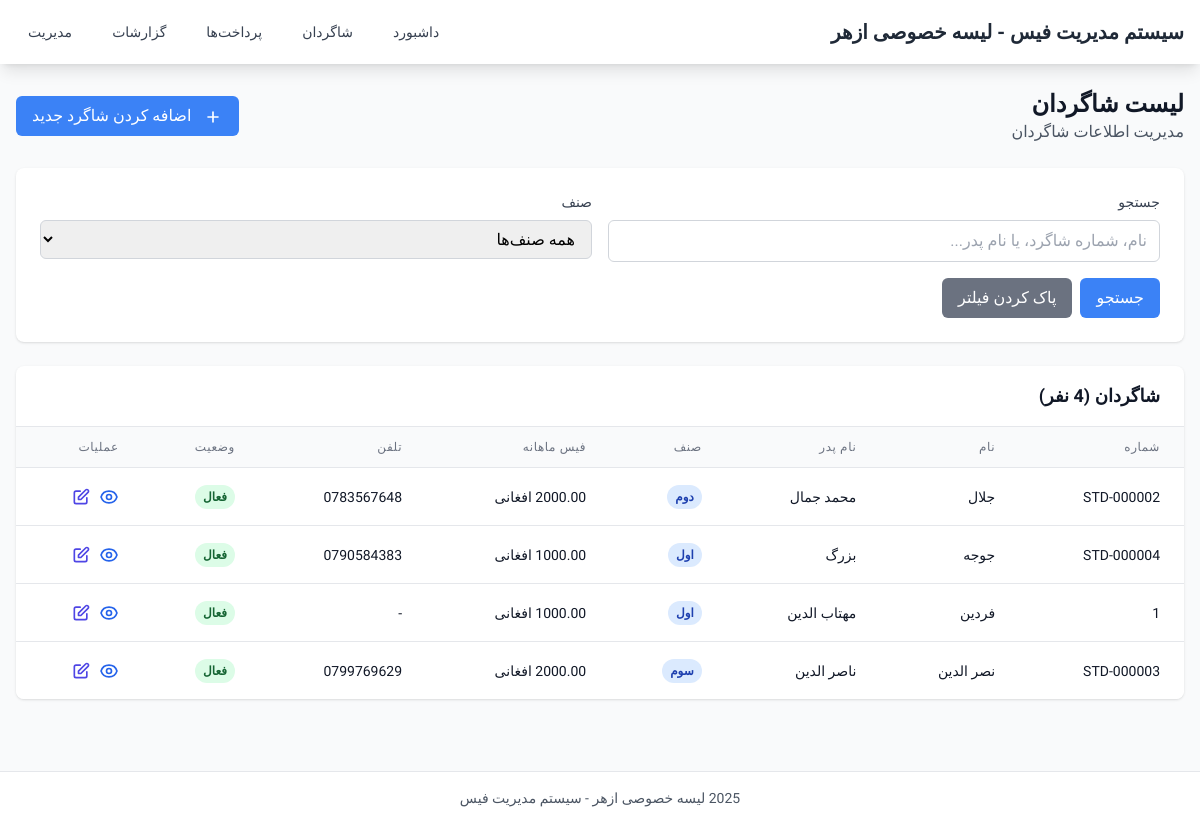
/students/, run on an earlier commit of the app's database.
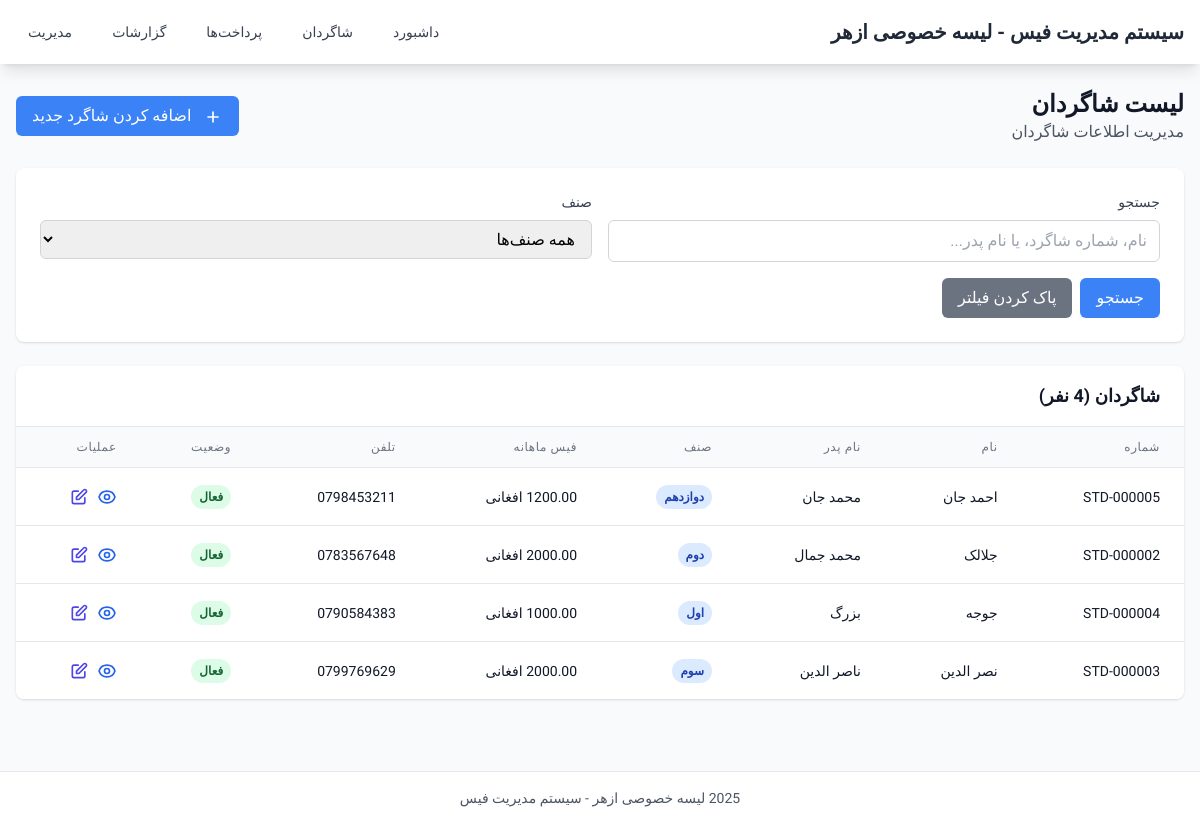
And on a later commit of the database.
### school_management/models.py (models this page shows, shortened)
class Student(models.Model):
    student_id = models.CharField(
        max_length=50,
        unique=True,
        verbose_name="شماره شاگرد",
        blank=True,
        null=True,
        editable=False,
    )
    name = models.CharField(
        max_length=255,
        verbose_name="نام شاگرد"
    )
    father_name = models.CharField(
        max_length=255,
        verbose_name="نام پدر"
    )
    class_name = models.CharField(
        max_length=100,
        verbose_name="صنف"
    )
    phone = models.CharField(
        max_length=20,
        blank=True,
        null=True,
        verbose_name="تلفن"
    )
    monthly_fee = models.DecimalField(
        max_digits=10,
        decimal_places=2,
        validators=[MinValueValidator(Decimal('0.01'))],
        verbose_name="فیس ماهانه"
    )
    registration_date = models.DateField(
        default=timezone.now,
        verbose_name="تاریخ ثبت نام"
    )
    is_active = models.BooleanField(
        default=True,
        verbose_name="فعال"
    )
    created_at = models.DateTimeField(
        auto_now_add=True,
        verbose_name="تاریخ ایجاد"
    )
    updated_at = models.DateTimeField(
        auto_now=True,
        verbose_name="تاریخ به روز رسانی"
    )
    class Meta:
        verbose_name = "شاگرد"
        verbose_name_plural = "شاگردان"
        ordering = ['name']

### school_management/views.py (the view)
# urls.py: path('students/', views.student_list, name='student_list'),
def student_list(request):
    form = StudentSearchForm(request.GET)
    students = Student.objects.all().order_by('name')
    if form.is_valid():
        search = form.cleaned_data.get('search')
        class_filter = form.cleaned_data.get('class_filter')
        if search:
            students = students.filter(
                Q(name__icontains=search) |
                Q(student_id__icontains=search) |
                Q(father_name__icontains=search)
            )
        if class_filter:
            students = students.filter(class_name=class_filter)
    paginator = Paginator(students, 20)
    page_number = request.GET.get('page')
    page_obj = paginator.get_page(page_number)
    context = {
        'form': form,
        'page_obj': page_obj,
        'students': page_obj,
    }
    return render(request, 'school_management/student_list.html', context)

### school_management/forms.py
class StudentSearchForm(forms.Form):
    search = forms.CharField(
        required=False,
        widget=forms.TextInput(attrs={
            'class': 'w-full px-3 py-2 border border-gray-300 rounded-md focus:outline-none focus:ring-2 focus:ring-blue-500',
            'placeholder': 'جستجو بر اساس نام، شماره شاگرد یا نام پدر...'
        }),
        label='جستجو'
    )
    class_filter = forms.ChoiceField(
        required=False,
        widget=forms.Select(attrs={
            'class': 'px-3 py-2 border border-gray-300 rounded-md focus:outline:none focus:ring-2 focus:ring-blue-500'
        }),
        label='فیلتر بر اساس صنف'
    )
    def __init__(self, *args, **kwargs):
        super().__init__(*args, **kwargs)
        classes = Student.objects.values_list('class_name', flat=True).distinct().order_by('class_name')
        class_choices = [('', 'همه صنف‌ها')] + [(cls, cls) for cls in classes if cls]
        self.fields['class_filter'].choices = class_choices

### templates/school_management/student_list.html (shortened to what the changed rows need)
{% extends 'base.html' %}
{% block content %}
<div class="space-y-6">
    <div class="flex justify-between items-center">
        <div>
            <h2 class="text-2xl font-bold text-gray-900">لیست شاگردان</h2>
        </div>
    </div>
    <div class="bg-white rounded-lg shadow overflow-hidden">
        <div class="overflow-x-auto">
            <table class="min-w-full divide-y divide-gray-200 table-hover">
                <thead class="bg-gray-50">
                    <tr>
                        <th class="px-6 py-3 text-right text-xs font-medium text-gray-500 uppercase tracking-wider">شماره</th>
                        <th class="px-6 py-3 text-right text-xs font-medium text-gray-500 uppercase tracking-wider">نام</th>
                        <th class="px-6 py-3 text-right text-xs font-medium text-gray-500 uppercase tracking-wider">نام پدر</th>
                        <th class="px-6 py-3 text-right text-xs font-medium text-gray-500 uppercase tracking-wider">صنف</th>
                        <th class="px-6 py-3 text-right text-xs font-medium text-gray-500 uppercase tracking-wider">فیس ماهانه</th>
                        <th class="px-6 py-3 text-right text-xs font-medium text-gray-500 uppercase tracking-wider">تلفن</th>
                        <th class="px-6 py-3 text-right text-xs font-medium text-gray-500 uppercase tracking-wider">وضعیت</th>
                        <th class="px-6 py-3 text-right text-xs font-medium text-gray-500 uppercase tracking-wider">عملیات</th>
                    </tr>
                </thead>
                <tbody class="bg-white divide-y divide-gray-200">
                    {% for student in page_obj|default:students %}
                    <tr class="cursor-pointer" onclick="window.location.href='{% url 'student_detail' student.pk %}'">
                        <td class="px-6 py-4 whitespace-nowrap text-sm font-medium text-gray-900">
                            {{ student.student_id }}
                        </td>
                        <td class="px-6 py-4 whitespace-nowrap">
                            <div class="text-sm font-medium text-gray-900">{{ student.name }}</div>
                        </td>
                        <td class="px-6 py-4 whitespace-nowrap text-sm text-gray-900">
                            {{ student.father_name }}
                        </td>
                        <td class="px-6 py-4 whitespace-nowrap">
                            <span class="inline-flex px-2 py-1 text-xs font-semibold rounded-full bg-blue-100 text-blue-800">
                                {{ student.class_name }}
                            </span>
                        </td>
                        <td class="px-6 py-4 whitespace-nowrap text-sm text-gray-900">
                            {{ student.monthly_fee }} افغانی
                        </td>
                        <td class="px-6 py-4 whitespace-nowrap text-sm text-gray-900">
                            {{ student.phone|default:"-" }}
                        </td>
                        <td class="px-6 py-4 whitespace-nowrap">
                            {% if student.is_active %}
                                <span class="inline-flex px-2 py-1 text-xs font-semibold rounded-full bg-green-100 text-green-800">
                                    فعال
                                </span>
                            {% else %}
                                <span class="inline-flex px-2 py-1 text-xs font-semibold rounded-full bg-red-100 text-red-800">
                                    غیرفعال
                                </span>
                            {% endif %}
                        </td>
                        <td class="px-6 py-4 whitespace-nowrap text-sm font-medium">
                            <div class="flex space-x-2 space-x-reverse" onclick="event.stopPropagation();">
                                <a href="{% url 'student_detail' student.pk %}" class="text-blue-600 hover:text-blue-900" title="جزئیات">
                                </a>
                                <a href="{% url 'student_edit' student.pk %}" class="text-indigo-600 hover:text-indigo-900" title="ویرایش">
                                    <svg class="w-5 h-5" fill="none" stroke="currentColor" viewBox="0 0 24 24">
                                        <path stroke-linecap="round" stroke-linejoin="round" stroke-width="2" d="M11 5H6a2 2 0 00-2 2v11a2 2 0 002 2h11a2 2 0 002-2v-5m-1.414-9.414a2 2 0 112.828 2.828L11.828 15H9v-2.828l8.586-8.586z"></path>
                                    </svg>
                                </a>
                            </div>
                        </td>
                    </tr>
                    {% endfor %}
                </tbody>
            </table>
        </div>
    </div>
</div>
{% endblock %}

What changed in the data, as far as the page shows it:
removed Student: student_id "1", name "فردین", father_name "مهتاب الدین", class_name "اول", phone "-", is_active "فعال"
added Student: student_id "STD-000005", name "احمد جان", father_name "محمد جان", class_name "دوازدهم", phone "0798453211", is_active "فعال"
changed Student "STD-000002": name "جلال" → "جلالک"
